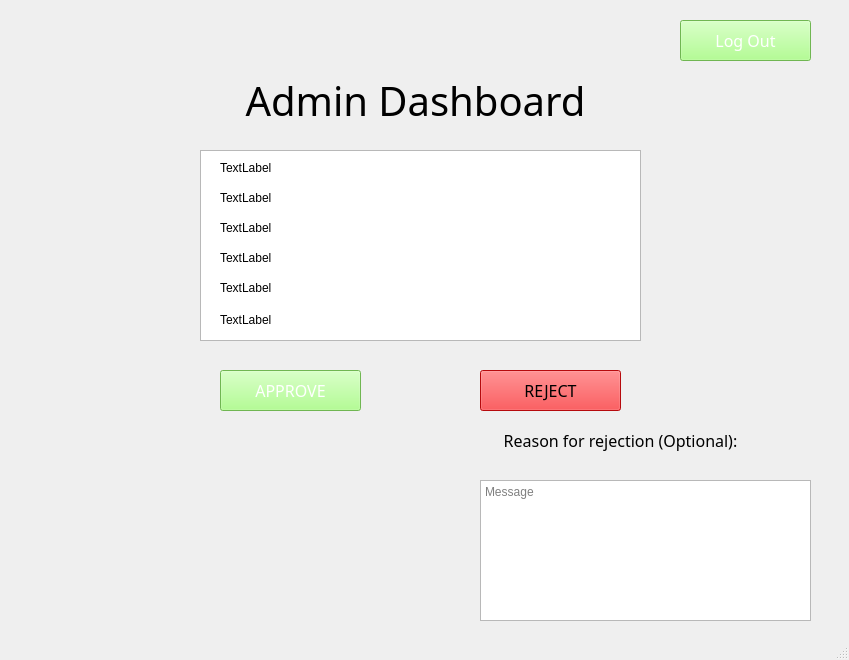
<?xml version="1.0" encoding="UTF-8"?>
<ui version="4.0">
 <class>MainWindow</class>
 <widget class="QMainWindow" name="MainWindow">
  <property name="geometry">
   <rect>
    <x>0</x>
    <y>0</y>
    <width>849</width>
    <height>660</height>
   </rect>
  </property>
  <property name="windowTitle">
   <string>MainWindow</string>
  </property>
  <widget class="QWidget" name="centralwidget">
   <widget class="QLabel" name="Admin_Dashboard">
    <property name="enabled">
     <bool>true</bool>
    </property>
    <property name="geometry">
     <rect>
      <x>200</x>
      <y>70</y>
      <width>431</width>
      <height>61</height>
     </rect>
    </property>
    <property name="sizePolicy">
     <sizepolicy hsizetype="Expanding" vsizetype="Expanding">
      <horstretch>0</horstretch>
      <verstretch>0</verstretch>
     </sizepolicy>
    </property>
    <property name="minimumSize">
     <size>
      <width>371</width>
      <height>40</height>
     </size>
    </property>
    <property name="font">
     <font>
      <family>Yu Gothic UI Semibold</family>
      <pointsize>30</pointsize>
      <weight>7</weight>
      <italic>false</italic>
      <bold>false</bold>
     </font>
    </property>
    <property name="layoutDirection">
     <enum>Qt::LeftToRight</enum>
    </property>
    <property name="autoFillBackground">
     <bool>false</bool>
    </property>
    <property name="styleSheet">
     <string notr="true">
font: 63 30pt &quot;Yu Gothic UI Semibold&quot;;
</string>
    </property>
    <property name="text">
     <string>Admin Dashboard</string>
    </property>
    <property name="alignment">
     <set>Qt::AlignCenter</set>
    </property>
   </widget>
   <widget class="QPushButton" name="Log_out">
    <property name="geometry">
     <rect>
      <x>680</x>
      <y>20</y>
      <width>131</width>
      <height>41</height>
     </rect>
    </property>
    <property name="font">
     <font>
      <family>Bahnschrift SemiLight SemiConde</family>
      <pointsize>12</pointsize>
     </font>
    </property>
    <property name="autoFillBackground">
     <bool>false</bool>
    </property>
    <property name="styleSheet">
     <string notr="true">background-color: #9dff73;
color: #FFFFFF;
</string>
    </property>
    <property name="text">
     <string>Log Out</string>
    </property>
    <property name="autoDefault">
     <bool>false</bool>
    </property>
   </widget>
   <widget class="QTableWidget" name="tableWidget">
    <property name="geometry">
     <rect>
      <x>200</x>
      <y>150</y>
      <width>441</width>
      <height>191</height>
     </rect>
    </property>
   </widget>
   <widget class="QPushButton" name="Reject_Button">
    <property name="geometry">
     <rect>
      <x>480</x>
      <y>370</y>
      <width>141</width>
      <height>41</height>
     </rect>
    </property>
    <property name="font">
     <font>
      <family>Bahnschrift SemiLight SemiConde</family>
      <pointsize>12</pointsize>
     </font>
    </property>
    <property name="autoFillBackground">
     <bool>false</bool>
    </property>
    <property name="styleSheet">
     <string notr="true">background-color: #ff0e12;
color: #FFFFFrgb(255, 0, 0)F;
</string>
    </property>
    <property name="text">
     <string>REJECT</string>
    </property>
    <property name="autoDefault">
     <bool>false</bool>
    </property>
   </widget>
   <widget class="QPushButton" name="Accept_Button">
    <property name="geometry">
     <rect>
      <x>220</x>
      <y>370</y>
      <width>141</width>
      <height>41</height>
     </rect>
    </property>
    <property name="font">
     <font>
      <family>Bahnschrift SemiLight SemiConde</family>
      <pointsize>12</pointsize>
     </font>
    </property>
    <property name="autoFillBackground">
     <bool>false</bool>
    </property>
    <property name="styleSheet">
     <string notr="true">background-color: #9dff73;
color: #FFFFFF;
</string>
    </property>
    <property name="text">
     <string>APPROVE</string>
    </property>
    <property name="autoDefault">
     <bool>false</bool>
    </property>
   </widget>
   <widget class="QLabel" name="label">
    <property name="geometry">
     <rect>
      <x>220</x>
      <y>160</y>
      <width>281</width>
      <height>16</height>
     </rect>
    </property>
    <property name="text">
     <string>TextLabel</string>
    </property>
   </widget>
   <widget class="QLabel" name="label_2">
    <property name="geometry">
     <rect>
      <x>220</x>
      <y>190</y>
      <width>321</width>
      <height>16</height>
     </rect>
    </property>
    <property name="text">
     <string>TextLabel</string>
    </property>
   </widget>
   <widget class="QLabel" name="label_3">
    <property name="geometry">
     <rect>
      <x>220</x>
      <y>220</y>
      <width>331</width>
      <height>16</height>
     </rect>
    </property>
    <property name="text">
     <string>TextLabel</string>
    </property>
   </widget>
   <widget class="QLabel" name="label_4">
    <property name="geometry">
     <rect>
      <x>220</x>
      <y>250</y>
      <width>331</width>
      <height>16</height>
     </rect>
    </property>
    <property name="text">
     <string>TextLabel</string>
    </property>
   </widget>
   <widget class="QLabel" name="label_5">
    <property name="geometry">
     <rect>
      <x>220</x>
      <y>280</y>
      <width>341</width>
      <height>16</height>
     </rect>
    </property>
    <property name="text">
     <string>TextLabel</string>
    </property>
   </widget>
   <widget class="QLabel" name="label_6">
    <property name="geometry">
     <rect>
      <x>220</x>
      <y>310</y>
      <width>341</width>
      <height>20</height>
     </rect>
    </property>
    <property name="text">
     <string>TextLabel</string>
    </property>
   </widget>
   <widget class="QTextEdit" name="Reason">
    <property name="geometry">
     <rect>
      <x>480</x>
      <y>480</y>
      <width>331</width>
      <height>141</height>
     </rect>
    </property>
    <property name="html">
     <string>&lt;!DOCTYPE HTML PUBLIC &quot;-//W3C//DTD HTML 4.0//EN&quot; &quot;http://www.w3.org/TR/REC-html40/strict.dtd&quot;&gt;
&lt;html&gt;&lt;head&gt;&lt;meta name=&quot;qrichtext&quot; content=&quot;1&quot; /&gt;&lt;style type=&quot;text/css&quot;&gt;
p, li { white-space: pre-wrap; }
&lt;/style&gt;&lt;/head&gt;&lt;body style=&quot; font-family:'MS Shell Dlg 2'; font-size:7.8pt; font-weight:400; font-style:normal;&quot;&gt;
&lt;p style=&quot;-qt-paragraph-type:empty; margin-top:0px; margin-bottom:0px; margin-left:0px; margin-right:0px; -qt-block-indent:0; text-indent:0px; font-size:8.25pt;&quot;&gt;&lt;br /&gt;&lt;/p&gt;&lt;/body&gt;&lt;/html&gt;</string>
    </property>
    <property name="placeholderText">
     <string>Message</string>
    </property>
   </widget>
   <widget class="QLabel" name="Admin_Dashboard_2">
    <property name="enabled">
     <bool>true</bool>
    </property>
    <property name="geometry">
     <rect>
      <x>430</x>
      <y>420</y>
      <width>381</width>
      <height>40</height>
     </rect>
    </property>
    <property name="sizePolicy">
     <sizepolicy hsizetype="Expanding" vsizetype="Expanding">
      <horstretch>0</horstretch>
      <verstretch>0</verstretch>
     </sizepolicy>
    </property>
    <property name="font">
     <font>
      <family>Yu Gothic UI Semibold</family>
      <pointsize>12</pointsize>
      <weight>7</weight>
      <italic>false</italic>
      <bold>false</bold>
     </font>
    </property>
    <property name="layoutDirection">
     <enum>Qt::LeftToRight</enum>
    </property>
    <property name="autoFillBackground">
     <bool>false</bool>
    </property>
    <property name="styleSheet">
     <string notr="true">
font: 63 12pt &quot;Yu Gothic UI Semibold&quot;;
</string>
    </property>
    <property name="text">
     <string>Reason for rejection (Optional):</string>
    </property>
    <property name="alignment">
     <set>Qt::AlignCenter</set>
    </property>
   </widget>
  </widget>
  <widget class="QStatusBar" name="statusbar"/>
 </widget>
 <resources/>
 <connections/>
</ui>
